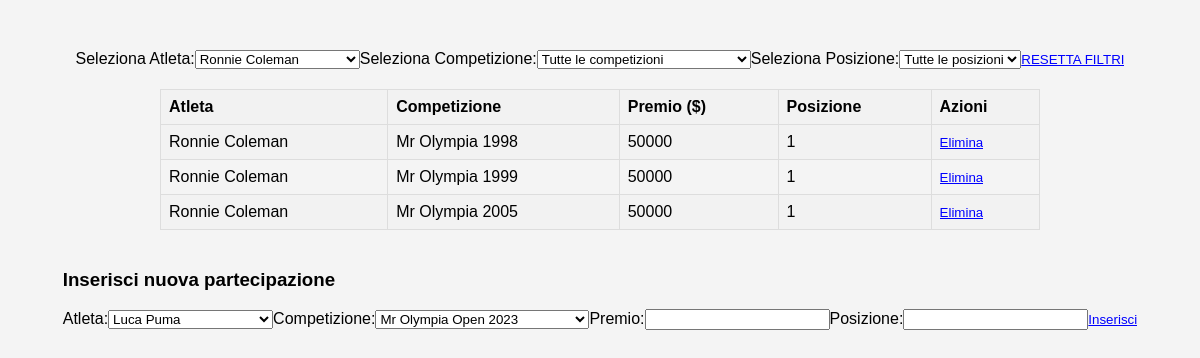
The page /partecipazioni.php?atleta=Ronnie Coleman on the database its author committed.
### tables this page shows
CREATE TABLE `partecipazione` (
  `id` int(11) NOT NULL,
  `id_atleta` int(11) NOT NULL,
  `id_competizione` int(11) NOT NULL,
  `premio` int(11) NOT NULL,
  `posizione` int(11) NOT NULL
);

CREATE TABLE `atleti` (
  `id` int(11) NOT NULL,
  `nome` varchar(50) NOT NULL,
  `nazionalita` varchar(50) NOT NULL,
  `eta` int(11) NOT NULL,
  `altezza` varchar(50) NOT NULL,
  `peso_gara` int(50) NOT NULL,
  `peso_massa` int(11) NOT NULL,
  `id_preparatore` int(11) NOT NULL,
  `id_biografia` int(11) NOT NULL
);

CREATE TABLE `competizioni` (
  `id` int(11) NOT NULL,
  `nome` varchar(50) NOT NULL,
  `data` date NOT NULL,
  `luogo` varchar(50) NOT NULL
);

### partecipazioni.php (the view, shortened to what this page needs)
<?php
include 'credenziali.php';
$conn = new mysqli($servername, $username, $password, $dbname);
$sql_competizioni = "SELECT * FROM COMPETIZIONI";
$sql_atleti = "SELECT * FROM ATLETI";
$result_atleti = $conn->query($sql_atleti);
echo "<!DOCTYPE html>
<html>
<head>
    <title>Tabella Partecipazioni</title>
    <style>
    body {
        font-family: 'Arial', sans-serif;
        background-color: #f4f4f4;
        margin: 0;
        padding: 50px;
        display: flex;
        justify-content: center;
        align-items: center;
        flex-direction: column;
    }
    table {
        width: 80%;
        border-collapse: collapse;
        margin-top: 20px;
    }
    th, td {
        border: 1px solid #dddddd;
        text-align: left;
        padding: 8px;
        cursor: pointer;
    }
    th {
        background-color: #f2f2f2;
    }
    tr:nth-child(even) {
        background-color: #f2f2f2;
    }
    tr:hover {
        background-color: #ddd;
    }
    a {
        text-decoration: none;
        color: inherit;
    }
    form {
        display: inline; /* Modifica per renderlo inline */
    }
    form input[type='submit'] {
        background-color: transparent;
        border: none;
        cursor: pointer;
        color: blue;
        text-decoration: underline;
        padding: 0;
    }
    form input[type='submit']:hover {
        color: red;
    }
    form input[type='submit']:focus {
        outline: none;
    }
    </style>
</head>
<body>";
echo "<div id='filtroCompetizioni'>";
echo "<form method='GET'>";
echo "<label for='atleta'>Seleziona Atleta:</label>";
echo "<select name='atleta' id='atleta' onchange='this.form.submit()'>";
while ($row_atleta = $result_atleti->fetch_assoc()) {
    $selected = ($_GET['atleta'] == $row_atleta['nome']) ? "selected" : "";
    echo "<option value='".$row_atleta['nome']."' $selected>".$row_atleta['nome']."</option>";
}
echo "</select>";
echo "<label for='competizioni'>Seleziona Competizione:</label>";
echo "<select name='competizione' id='competizioni' onchange='this.form.submit()'>";
echo "<option value='tutte'>Tutte le competizioni</option>";
echo "</select>";
echo "<label for='posizione'>Seleziona Posizione:</label>";
echo "<select name='posizione' id='posizioni' onchange='this.form.submit()'>";
echo "<option value='tutte'>Tutte le posizioni</option>";
echo "</select>";
echo "</form>";
echo "<form method='GET' style='margin-top: 20px;'>";
echo "<input type='submit' value='RESETTA FILTRI'>";
echo "</form>";
echo "</div>";
$sql = "SELECT ATLETI.nome AS atleta, COMPETIZIONI.nome AS competizione_nome, PARTECIPAZIONE.premio, PARTECIPAZIONE.posizione, PARTECIPAZIONE.id AS id_partecipazione
        FROM PARTECIPAZIONE
        INNER JOIN ATLETI ON PARTECIPAZIONE.id_atleta = ATLETI.id
        INNER JOIN COMPETIZIONI ON PARTECIPAZIONE.id_competizione = COMPETIZIONI.id";
if (isset($_GET['atleta']) && $_GET['atleta'] != 'tutti') {
    $atleta = $conn->real_escape_string($_GET['atleta']);
    if (strpos($sql, 'WHERE') !== false) {
        $sql .= " AND ATLETI.nome = '$atleta'";
    } else {
        $sql .= " WHERE ATLETI.nome = '$atleta'";
    }
}
$result = $conn->query($sql);
echo "<table><tr><th>Atleta</th><th>Competizione</th><th>Premio ($)</th><th>Posizione</th><th>Azioni</th></tr>";
if (isset($result)) {
    while($row = $result->fetch_assoc()) {
        echo "<tr><td><a href='atleta.php?atleta=".urlencode($row['atleta'])."'>".$row["atleta"]."</a></td><td>".$row["competizione_nome"]."</td><td>".$row["premio"]."</td><td>".$row["posizione"]."</td>";
        echo "<td><form method='POST'><input type='hidden' name='id_partecipazione' value='".$row["id_partecipazione"]."'><input type='submit' name='elimina' value='Elimina'></form></td></tr>";
    }
}
echo "</table>";
echo "<div style='margin-top: 20px;'>";
echo "<h3>Inserisci nuova partecipazione</h3>";
echo "<form method='POST'>";
echo "<label for='atleta'>Atleta:</label>";
echo "<select name='atleta'>";
$result_atleti = $conn->query($sql_atleti);
while ($row_atleta = $result_atleti->fetch_assoc()) {
    echo "<option value='".$row_atleta['nome']."'>".$row_atleta['nome']."</option>";
}
echo "</select>";
echo "<label for='competizione'>Competizione:</label>";
echo "<select name='competizione'>";
$result_competizioni = $conn->query($sql_competizioni);
while ($row_competizione = $result_competizioni->fetch_assoc()) {
    echo "<option value='".$row_competizione['nome']."'>".$row_competizione['nome']."</option>";
}
echo "</select>";
echo "<label for='premio'>Premio:</label>";
echo "<input type='text' name='premio' required>";
echo "<label for='posizione'>Posizione:</label>";
echo "<input type='text' name='posizione' required>";
echo "<input type='submit' value='Inserisci'>";
echo "</form>";
echo "</div>";
echo "</body>
</html>";
?>

### partecipazioni.php (style rules this page uses)
body { font-family: 'Arial', sans-serif; background-color: #f4f4f4; margin: 0; padding: 50px; display: flex; justify-content: center; align-items: center; flex-direction: column; }
table { width: 80%; border-collapse: collapse; margin-top: 20px; }
th, td { border: 1px solid #dddddd; text-align: left; padding: 8px; cursor: pointer; }
th { background-color: #f2f2f2; }
tr:nth-child(even) { background-color: #f2f2f2; }
a { text-decoration: none; color: inherit; }
form { display: inline; }
form input[type='submit'] { background-color: transparent; border: none; cursor: pointer; color: blue; text-decoration: underline; padding: 0; }

### rows shown on the page
partecipazione: id_atleta.nome "Ronnie Coleman", id_competizione.nome "Mr Olympia 1998", premio "50000", posizione "1"
partecipazione: id_atleta.nome "Ronnie Coleman", id_competizione.nome "Mr Olympia 1999", premio "50000", posizione "1"
partecipazione: id_atleta.nome "Ronnie Coleman", id_competizione.nome "Mr Olympia 2005", premio "50000", posizione "1"

### other values the page prints
form field atleta "Ronnie Coleman"
form field atleta "Luca Puma"
form field competizione "Mr Olympia Open 2023"
